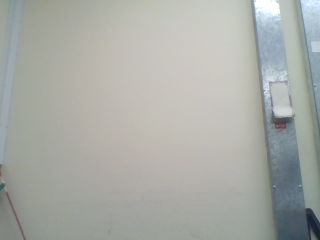
#> input picture Playground/background.png, 320 x 240 px, found by its file name
$ jupyter execute --allow-errors roishik_notebook.ipynb   (shell and % lines are left out)
#> lines starting #> are read from the running program, lines starting #| are printed output that depends on the picture; after the words box and inside, x2 and y2 are one past the last pixel; in counts of white or black regions, pixels touching at a corner belong together
## Import

[cell 1]
import cv2
import pathlib
import numpy as np
import os.path as osp
import matplotlib.pyplot as plt
# from skimage.metrics import structural_similarity

## Capture Background

[cell 2]
fps = 60
cur_path = str(pathlib.Path().resolve())
images_save_path = cur_path + r'\\Playground'

[cell 3]
# [14 lines of commented-out code are left out]

## Subtract

[cell 4]
background = cv2.imread(images_save_path + r'\\background.png', 1)  # the 1 flag indicates color image
#> background is the input picture: shape (240, 320, 3); mean B, G, R 166.4, 171.7, 169
background = cv2.cvtColor(background, cv2.COLOR_BGR2RGB)
plt.imshow(background, cmap='gray')

[cell 5]
sample_img = cv2.imread(images_save_path + r'\\1.png', 1)  # the 1 flag indicates color image
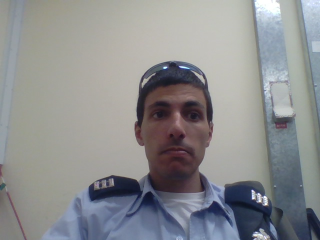
#> input picture Playground/1.png, 320 x 240 px, found by its file name
#> sample_img is the input picture: shape (240, 320, 3); mean B, G, R 143, 141.5, 140.3
sample_img = cv2.cvtColor(sample_img, cv2.COLOR_BGR2RGB)
plt.imshow(sample_img, cmap='gray')

[cell 6]
subt = sample_img - background
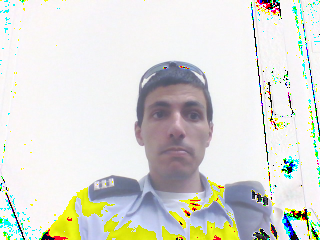
#> subt: shape (240, 320, 3); mean R, G, B 219.6, 220.8, 214.9

[cell 7]
plt.imshow(subt, cmap='gray')

[cell 8]
subt2 = cv2.absdiff(sample_img, background)
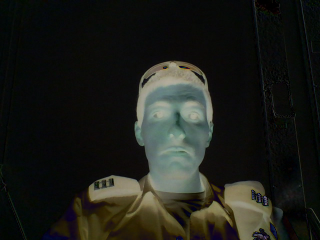
#> subt2: shape (240, 320, 3); mean R, G, B 29.1, 30.6, 25.2

[cell 9]
plt.imshow(subt2)

[cell 10]
subt2_gs = cv2.cvtColor(subt2, cv2.cv2.COLOR_RGB2GRAY)
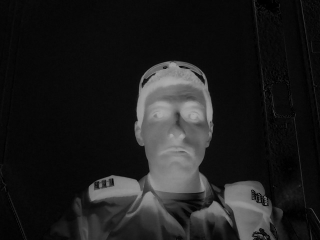
#> subt2_gs: shape (240, 320); min 0, max 171, mean 29.5
mask_diff = cv2.threshold(subt2_gs,15,255,cv2.THRESH_BINARY)
mask_diff = mask_diff[1]
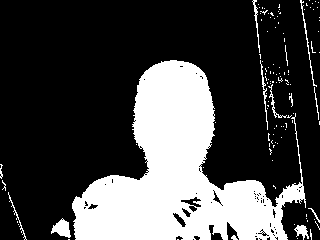
#> mask_diff: shape (240, 320); 27.5% white; 118 white regions (104 under 20 px), largest, box (x1, y1, x2, y2) and area: (72, 60, 306, 240) 19809, (51, 218, 71, 238) 230, (300, 0, 317, 87) 127
plt.imshow(mask_diff)

### Erosen + Dilation

[cell 11]
# Creating kernel
kernel = np.ones((3, 3), np.uint8)

# Using cv2.erode() method
er_image = cv2.erode(mask_diff, kernel, iterations=2)
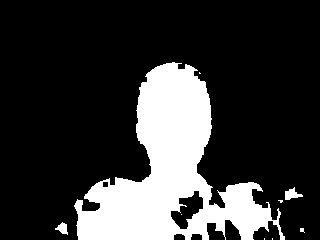
#> er_image: shape (240, 320); 21.4% white; 9 white regions (6 under 20 px), largest, box (x1, y1, x2, y2) and area: (74, 62, 285, 240) 16180, (285, 187, 303, 200) 126, (55, 222, 68, 235) 93

# Displaying the image
# cv2.imshow(window_name, image)
plt.imshow(er_image)

[cell 12]
# Creating kernel
kernel = np.ones((5, 5), np.uint8)

# Using cv2.erode() method
dil_image = cv2.dilate(er_image, kernel, iterations=3)
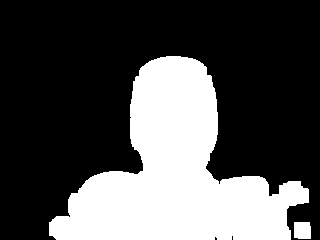
#> dil_image: shape (240, 320); 31.1% white; 2 white regions, box (x1, y1, x2, y2) and area: (49, 56, 309, 240) 23637, (294, 222, 311, 239) 281

# Displaying the image
# cv2.imshow(window_name, image)
plt.imshow(dil_image)

### result

[cell 13]
res = cv2.bitwise_and(sample_img,sample_img,mask = dil_image)
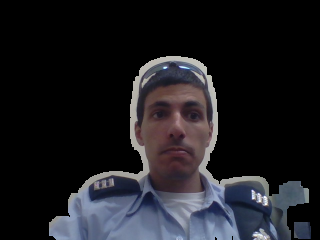
#> res: shape (240, 320, 3); mean R, G, B 29.4, 29.2, 33.6
plt.imshow(res)

## ScikitLearn approach

[cell 14]
before = background
after = sample_img

# Convert images to grayscale
before_gray = cv2.cvtColor(before, cv2.COLOR_BGR2GRAY)
after_gray = cv2.cvtColor(after, cv2.COLOR_BGR2GRAY)
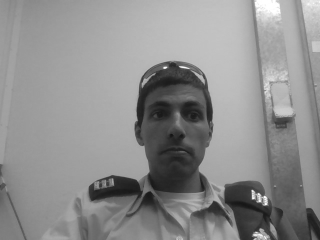
#> after_gray: shape (240, 320); min 19, max 255, mean 141.8

# Compute SSIM between two images
#> (the rest of this cell did not finish here and is left out)
